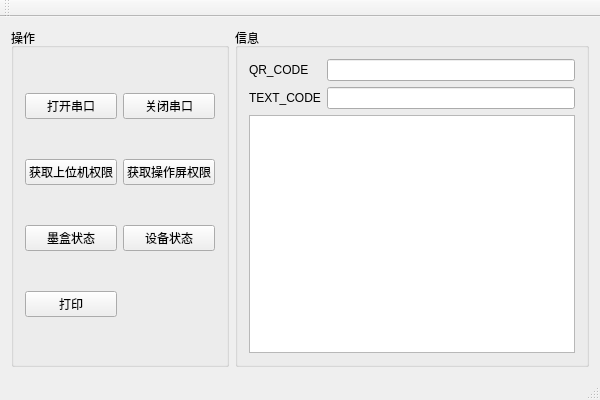
<?xml version="1.0" encoding="UTF-8"?>
<ui version="4.0">
 <class>QTieUpPrintTestClass</class>
 <widget class="QMainWindow" name="QTieUpPrintTestClass">
  <property name="geometry">
   <rect>
    <x>0</x>
    <y>0</y>
    <width>600</width>
    <height>400</height>
   </rect>
  </property>
  <property name="windowTitle">
   <string>QTieUpPrintTest</string>
  </property>
  <widget class="QWidget" name="centralWidget">
   <layout class="QHBoxLayout" name="horizontalLayout">
    <item>
     <widget class="QGroupBox" name="groupBox">
      <property name="title">
       <string>操作</string>
      </property>
      <layout class="QGridLayout" name="gridLayout">
       <item row="3" column="0">
        <widget class="QPushButton" name="pushButton_Ink_Status">
         <property name="text">
          <string>墨盒状态</string>
         </property>
        </widget>
       </item>
       <item row="0" column="0">
        <widget class="QPushButton" name="pushButton_OpenSerial">
         <property name="text">
          <string>打开串口</string>
         </property>
        </widget>
       </item>
       <item row="2" column="0">
        <widget class="QPushButton" name="pushButton_WinccPrivileges">
         <property name="text">
          <string>获取上位机权限</string>
         </property>
        </widget>
       </item>
       <item row="2" column="1">
        <widget class="QPushButton" name="pushButton_ScreenPrivileges">
         <property name="text">
          <string>获取操作屏权限</string>
         </property>
        </widget>
       </item>
       <item row="0" column="1">
        <widget class="QPushButton" name="pushButton_OffSerial">
         <property name="text">
          <string>关闭串口</string>
         </property>
        </widget>
       </item>
       <item row="3" column="1">
        <widget class="QPushButton" name="pushButton_Device_Status">
         <property name="text">
          <string>设备状态</string>
         </property>
        </widget>
       </item>
       <item row="4" column="0">
        <widget class="QPushButton" name="pushButton_Print">
         <property name="text">
          <string>打印</string>
         </property>
        </widget>
       </item>
      </layout>
     </widget>
    </item>
    <item>
     <widget class="QGroupBox" name="groupBox_2">
      <property name="title">
       <string>信息</string>
      </property>
      <layout class="QVBoxLayout" name="verticalLayout">
       <item>
        <layout class="QGridLayout" name="gridLayout_2">
         <item row="0" column="0">
          <widget class="QLabel" name="label">
           <property name="text">
            <string>QR_CODE</string>
           </property>
          </widget>
         </item>
         <item row="0" column="1">
          <widget class="QLineEdit" name="lineEdit_QR_code"/>
         </item>
         <item row="1" column="0">
          <widget class="QLabel" name="label_2">
           <property name="text">
            <string>TEXT_CODE</string>
           </property>
          </widget>
         </item>
         <item row="1" column="1">
          <widget class="QLineEdit" name="lineEdit_TEXT_code"/>
         </item>
        </layout>
       </item>
       <item>
        <widget class="QListWidget" name="listWidget"/>
       </item>
      </layout>
     </widget>
    </item>
   </layout>
  </widget>
  <widget class="QMenuBar" name="menuBar">
   <property name="geometry">
    <rect>
     <x>0</x>
     <y>0</y>
     <width>600</width>
     <height>23</height>
    </rect>
   </property>
  </widget>
  <widget class="QToolBar" name="mainToolBar">
   <attribute name="toolBarArea">
    <enum>TopToolBarArea</enum>
   </attribute>
   <attribute name="toolBarBreak">
    <bool>false</bool>
   </attribute>
  </widget>
  <widget class="QStatusBar" name="statusBar"/>
 </widget>
 <layoutdefault spacing="6" margin="11"/>
 <resources>
  <include location="QTieUpPrintTest.qrc"/>
 </resources>
 <connections/>
</ui>
